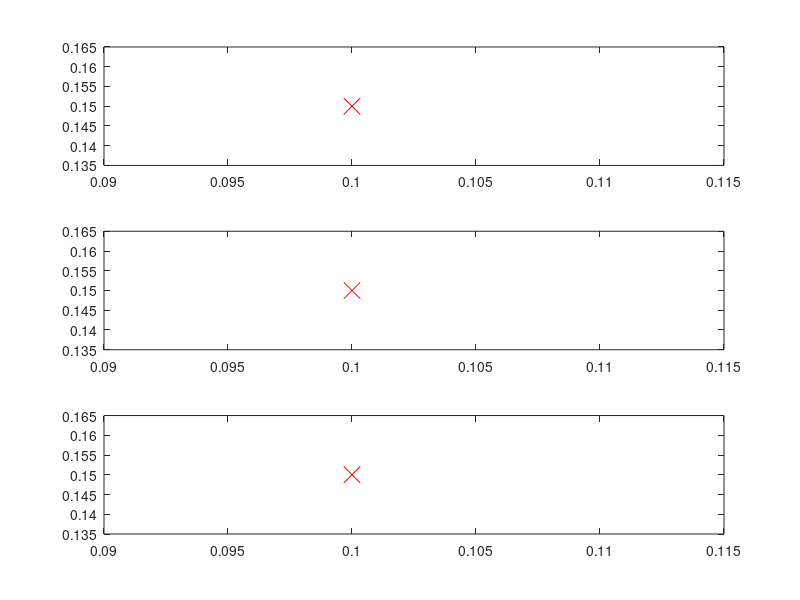

Reproduce this figure in MATLAB. (Note: this script raises an error after producing the figure.)
% demo: scatter plots comparing sm with music and esprit
%       it shows that the variance of the sm-estimates is
%       superior to the other two.
%
% simulation example from sesha2 page 38

% Setting up the signal parameters and time interval
% here y=unit variance white noise + .5*sin(.1*t+phi1) + sin(.15*t+phi2)
clear, close all

N=1000; mag0=.35; mag1=.5; o1=.1; mag2=1; o2=.15;
t=0:N-1; t=t(:);

% drawing the target frequency1 vs frequency2 for the subsequently generated
% scatter diagrams
figure(1), clf,
subplot(3,1,1), plot(o1,o2,'rx','MarkerSize',12),  hold on,
subplot(3,1,2), plot(o1,o2,'rx','MarkerSize',12),  hold on,
subplot(3,1,3), plot(o1,o2,'rx','MarkerSize',12),  hold on,


% simulating the time series and determining the frequencies of the two
% sinusoids.
IS_count=0;
MUSIC_count=0;
ESPRIT_count=0;
for i=1:100,
  y=mag0*randn(N,1)+mag1*sin(o1*t+2*pi*rand)+mag2*sin(o2*t+2*pi*rand);

% estimating sinusoids per music, esprit
n=4; m=30;
omusic=music(y,n,m); omusic=omusic(omusic>=0);
omusic=sort(omusic); omusic=omusic(end-1:end);
oesprit=esprit(y,n,m); oesprit=oesprit(oesprit>=0);
oesprit=sort(oesprit); oesprit=oesprit(end-1:end);

% IS-based estimation
thetamid=.05; [Ah,bh]=cjordan([30],[0.4*exp(thetamid*j)]);

P=dlsim_complex(Ah,bh,y');

[omega_ss,residues_ss]=sm(P,Ah,bh,n);
omega_ss=omega_ss(omega_ss<pi);
omega_ss=sort(omega_ss);omega_ss=omega_ss(end-1:end);

if(omega_ss(1)>0.07&&omega_ss(1)<0.13&&omega_ss(2)>0.12&&omega_ss(2)<0.18)
    IS_count=IS_count+1;
end
if(omusic(1)>0.07&&omusic(1)<0.13&&omusic(2)>0.12&&omusic(2)<0.18)
    MUSIC_count=MUSIC_count+1;
end
if(oesprit(1)>0.07&&oesprit(1)<0.13&&oesprit(2)>0.12&&oesprit(2)<0.18)
    ESPRIT_count=ESPRIT_count+1;
end

% [omega_ss,omusic oesprit];
subplot(3,1,1), plot(omega_ss(1),omega_ss(2),'o'),
subplot(3,1,2), plot(omusic(1),omusic(2),'o'),
subplot(3,1,3), plot(oesprit(1),oesprit(2),'o'),
end

figure(1),
subplot(3,1,1), axis([.07 .13 .12 .18]); hold on,  legend('sm')
subplot(3,1,2), axis([.07 .13 .12 .18]); hold on,  legend('music')
subplot(3,1,3), axis([.07 .13 .12 .18]); hold on,  legend('esprit')